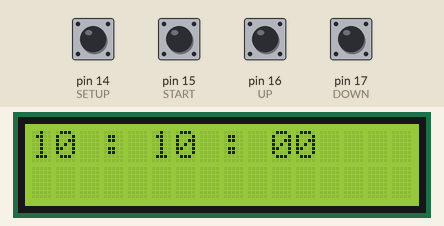
Bench run of a sketch on a simulated Arduino Uno, built with avr-gcc and run on an emulated ATmega328P. Shown: 16×2 character LCD. The inputs (shaded band) are chosen by the test bench; at power-on: pin 14 (SETUP), pin 15 (START), pin 16 (UP), pin 17 (DOWN) LOW.

Above: at 1.6 s.
1.7 s: pin 14 (SETUP) pulled HIGH for 0.15 s
At 2.4 s:
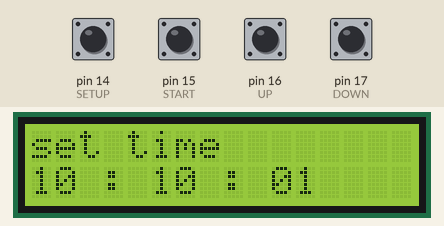
4.8 s: pin 15 (START) pulled HIGH for 0.15 s
At 7.5 s:
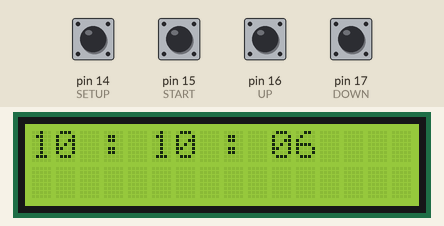
7.6 s: pin 14 (SETUP) pulled HIGH for 1 s
At 9.0 s:
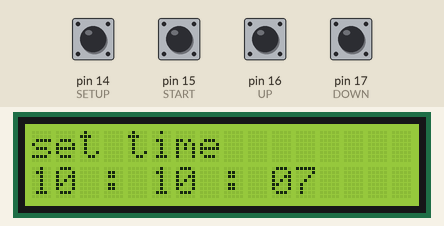
10.7 s: pin 16 (UP) pulled HIGH for 0.15 s
At 12.0 s:
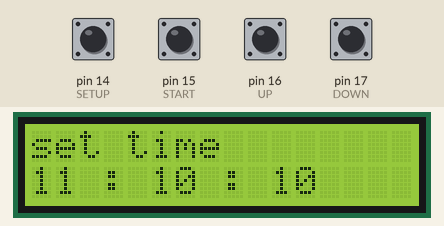
13.7 s: pin 17 (DOWN) pulled HIGH for 0.15 s
At 16.6 s:
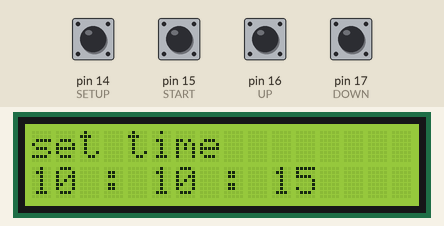
16.7 s: pin 15 (START) pulled HIGH for 1 s
At 17.7 s:
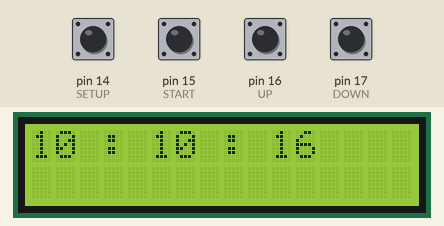
Timing chart, 0 to 19.7 s (numbered marks = the images above; inputs shaded):
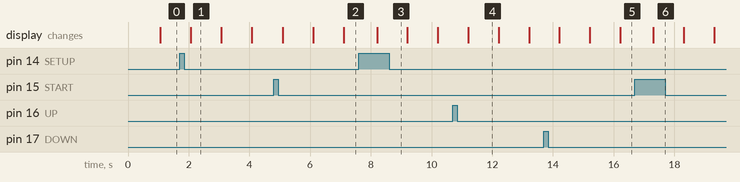

The sketch:

pr4_8.ino
```cpp
/************************************************************************
 * Title  : Set the time using four switch and display the clock on LCD *
 *          SW1 : when press, increment 1 digit                         *
 *          SW2 : when press, decrement 1 digit                         *
 *          SW3 : when press, display set time and start the clock      *
 *          SW4 : when press, reset the clock                           *
 * Date   : 03/09/2017                                                  *
 * Author : Harsh Patel                                                 *
 * ID No  : 15it077                                                     *
 * E-mail : 15it077@charusat.edu.in                                     *
 ************************************************************************/
#include<LiquidCrystal.h>
#define SETUP 14
#define START 15
#define UP 16
#define DOWN 17

long timer;
int h = 10, m = 10, s = 0, setCnt = 0;
char mode = 's';     // 's' -> setup mode, 'r' -> running mode

void showTime(int h, int m, int s);
void setupMode();
void runningMode(char mode = 'r');
void resetMethod();
void startMethod();

LiquidCrystal lcd(12, 11, 5, 4, 3, 2);
void setup() {
  for(int i = 14; i < 18; i++) {
    pinMode(i, INPUT);
  }
  lcd.begin(16, 2);
  timer = millis();
}

void loop() {
  if(digitalRead(SETUP)) {
    if(setCnt<2) setCnt++;
    else setCnt = 0;
    delay(300);
  } else if(digitalRead(START)) {
    setCnt = 0;
    delay(300);
  }
  switch(setCnt) {
    case 0:
      runningMode();
      break;
    case 1:
      setupMode();
      break;
    case 2:
      setupMode();
      break;
  }
}


void showTime(int h, int m, int s) {
  lcd.print(h/10);
  lcd.print(h%10);
  lcd.print(" : ");
  lcd.print(m/10);
  lcd.print(m%10);
  lcd.print(" : ");
  lcd.print(s/10);
  lcd.print(s%10);
}

void runningMode(char mode = 'r') {
  if(millis()-timer>1000) {
    timer = millis();
    lcd.clear();
    lcd.setCursor(0, 0);
//    if(mode == 's') {
//      if(setCnt == 1) lcd.print("+|-");
//      else if(setCnt == 2) lcd.print("     +|-");
//      lcd.setCursor(0, 1);
//      showTime(h, m, s);
//    }
//    else showTime(h,m,s);
    if(mode == 's') {
      lcd.print("set time");
      lcd.setCursor(0, 1);
      showTime(h,m,s);
    }
    else showTime(h,m,s);
    s++;
  }
  if(s >= 60) {
    s = 0;
    m++;
    if(m >= 60) {
      m = 0;
      h++;
      if(h >= 24) {
        h = 0;
      }
    }
  }
}

void setupMode() {
  if(digitalRead(UP)) {
    if(setCnt == 1) {
      if(h<23) h++;
      else h = 0;
    }
    else {
      if(m<59) m++;
      else m = 0;
    }
    delay(300);
  }
  else if(digitalRead(DOWN)) {
    if(setCnt == 1) {
      if(h>0) h--;
      else h = 23;
    }
    else {
      if(m>0) m--;
      else m = 59;
    }
    delay(300);
  }
  runningMode('s');
}
```

Measured:
- after the input at 1.7 s, the display: changes after 0.37 s (image 1)
- after the input at 4.8 s, the display: first changes after 0.30 s (image 2 shows a later state)
- after the input at 7.6 s, the display: changes after 0.61 s (image 3)
- after the input at 16.7 s, the display: changes after 0.60 s (image 6)
- what the display in image 1 shows lasts 1.0 s, from 2.1 s to 3.1 s
